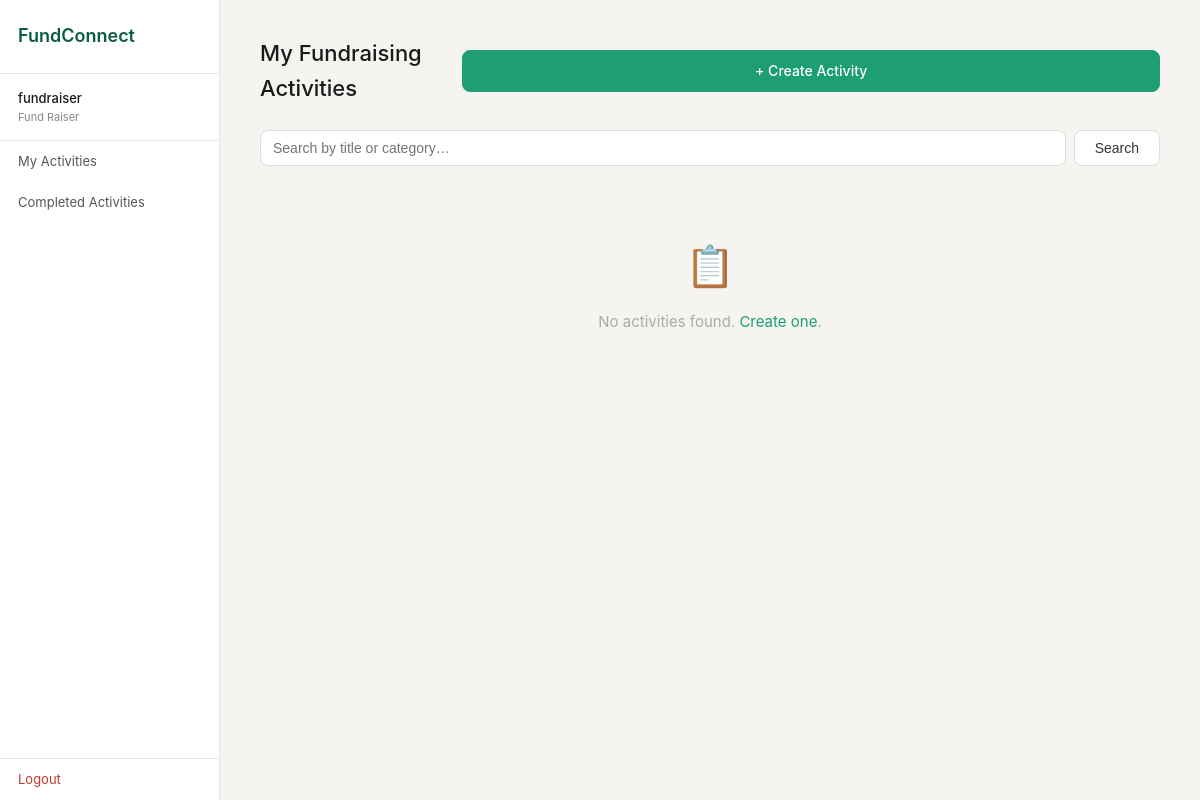
/fundraiser/activities (signed in), run on an earlier commit of the app's database.
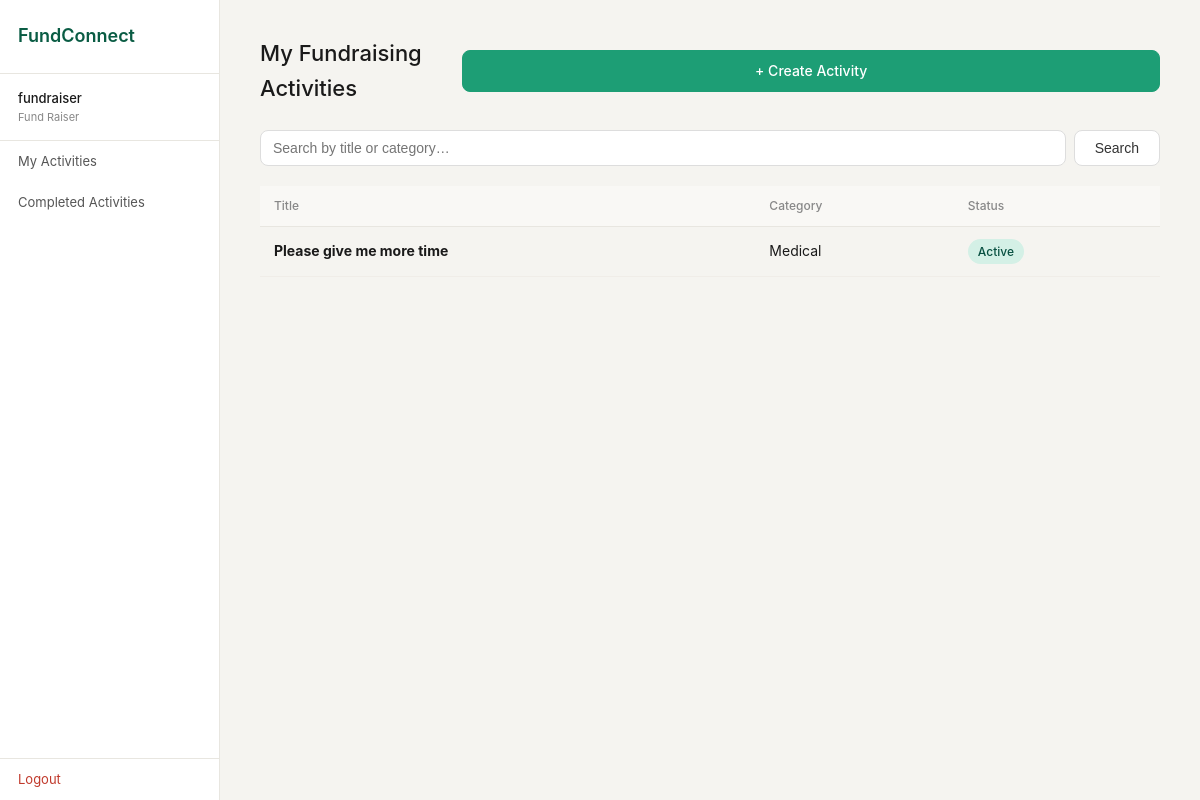
And on a later commit of the database.
### tables this page shows
CREATE TABLE fundraising_activity (
                id              INTEGER PRIMARY KEY AUTOINCREMENT,
                title           TEXT NOT NULL,
                description     TEXT,
                target_amount   REAL NOT NULL,
                amount_raised   REAL DEFAULT 0,
                category_id     INTEGER REFERENCES fra_category(id),
                deadline        TEXT NOT NULL,
                status          TEXT NOT NULL DEFAULT 'Active',
                fundraiser_id   INTEGER REFERENCES user_account(id),
                view_count      INTEGER DEFAULT 0,
                shortlist_count INTEGER DEFAULT 0,
                created_at      TEXT DEFAULT (datetime('now'))
            );

CREATE TABLE fra_category (
                id          INTEGER PRIMARY KEY AUTOINCREMENT,
                name        TEXT NOT NULL UNIQUE,
                description TEXT,
                created_at  TEXT DEFAULT (datetime('now'))
            );

### boundary/app.py (the view)
@app.route("/fundraiser/activities")
def fr_activities():
    if "user_id" not in session or session["role"] != "Fund Raiser":
        return redirect(url_for("login"))
    q = request.args.get("q", "").strip()
    result = FundraisingActivityController.list_activities(session["user_id"], q or None)
    return render_template("fr_activities.html", activities=result["data"], q=q)

### boundary/templates/fr_activities.html (shortened to what this page needs)
{% extends "base.html" %}
{% block content %}
<div class="page-header">
  <h1 class="page-title">My Fundraising Activities</h1>
  <a href="{{ url_for('fr_activity_create') }}" class="btn btn-primary">+ Create Activity</a>
</div>
<form method="GET" style="margin-bottom: 20px; display: flex; gap: 8px;">
  <input type="text" name="q" value="{{ q }}" placeholder="Search by title or category…"
         style="flex: 1; padding: 9px 12px; border-radius: 8px; border: 1px solid #ddd; font-size: 14px;">
  <button class="btn" type="submit">Search</button>
</form>
{% if activities %}
<div class="table-wrap">
  <table>
    <thead>
      <tr>
        <th>Title</th>
        <th>Category</th>
        <th>Status</th>
      </tr>
    </thead>
    <tbody>
      {% for a in activities %}
      <tr style="cursor: pointer;"
          onclick="window.location='{{ url_for('fr_activity_view', aid=a.id) }}'">
        <td><strong>{{ a.title }}</strong></td>
        <td>{{ a.category_name or '—' }}</td>
        <td><span class="badge badge-active">{{ a.status }}</span></td>
      </tr>
      {% endfor %}
    </tbody>
  </table>
</div>
{% else %}
<div class="empty-state">
  <div class="empty-icon">📋</div>
  <p>No activities found.
    <a href="{{ url_for('fr_activity_create') }}" style="color: #1d9e75;">Create one</a>.
  </p>
</div>
{% endif %}
{% endblock %}

What changed in the data, as far as the page shows it:
added fundraising_activity: title "Please give me more time", name "Medical", status "Active"
Also different on the page:
text no longer shown: "📋 No activities found. Create one ."
text now shown: "Title Category Status"
